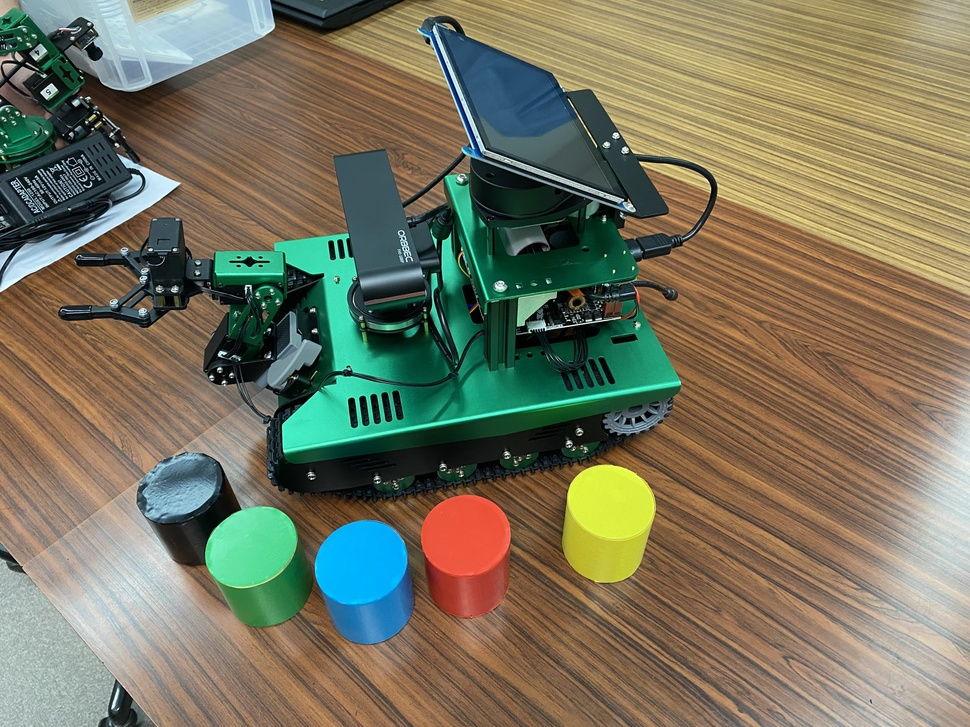
#> input picture open_cv_handson/B_Geometric/yahboom.jpg, 970 x 727 px, shrunk from 4032 x 3024 before the run
$ jupyter execute --allow-errors 3_shift.ipynb
#> lines starting #> are read from the running program, lines starting #| are printed output that depends on the picture; after the words box and inside, x2 and y2 are one past the last pixel; in counts of white or black regions, pixels touching at a corner belong together
#> (a cell that did not finish here is left out)

[cell 2]
#bgr 8 to jpeg format
import enum
import cv2

def bgr8_to_jpeg(value, quality=75):
    return bytes(cv2.imencode('.jpg', value)[1])

[cell 3]
import ipywidgets.widgets as widgets

image_widget1 = widgets.Image(format='jpg', width=500, height=200)
image_widget2 = widgets.Image(format='jpg', width=500, height=300)
# create a horizontal box container to place the image widget next to eachother
image_container = widgets.HBox([image_widget1, image_widget2])

# display the container in this cell's output
display(image_container)
#display(image_widget2)

img1 = cv2.imread('yahboom.jpg',1)
#> img1 is the input picture: shape (727, 970, 3); mean B, G, R 95.5, 117.9, 120.3
image_widget1.value = bgr8_to_jpeg(img1)
#> (the rest of this cell did not finish here and is left out)

# B-4 Mirroring

[cell 4]
import cv2
import numpy as np
img = cv2.imread('yahboom.jpg',1)
#cv2.imshow('src',img)
imgInfo = img.shape
#> imgInfo = (727, 970, 3)
height = imgInfo[0]
#> height = 727
width = imgInfo[1]
#> width = 970
deep = imgInfo[2]
#> deep = 3
newImgInfo = (height*2,width,deep)
#> newImgInfo = (1454, 970, 3)
dst = np.zeros(newImgInfo,np.uint8)#uint8
for i in range(0,height):
    for j in range(0,width):
        dst[i,j] = img[i,j]
        #x y = 2*h - y -1
        dst[height*2-i-1,j] = img[i,j]
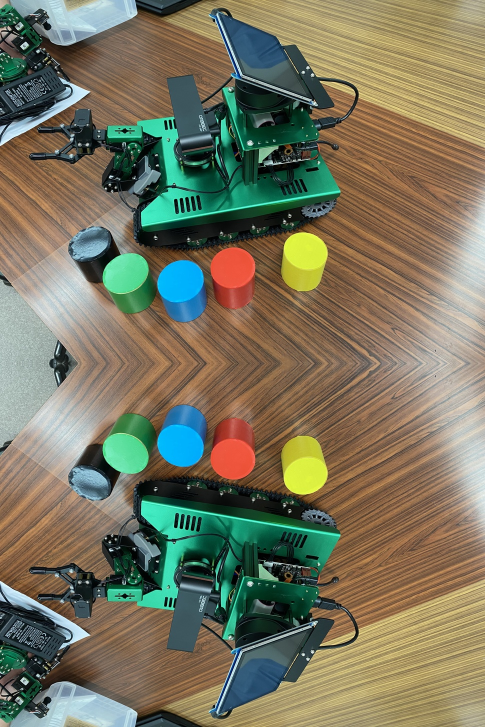
#> dst: shape (1454, 970, 3) (shown at 1/2 size); mean B, G, R 95.5, 117.9, 120.3
for i in range(0,width):
    dst[height,i] = (0,0,255) #BGR
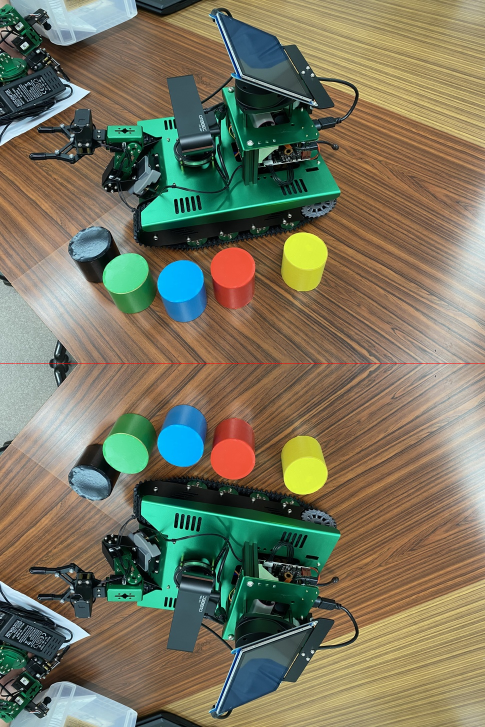
#> dst: shape (1454, 970, 3) (shown at 1/2 size); 0.07% of pixels changed, all inside (x1, y1, x2, y2) = (0, 727, 970, 728)
